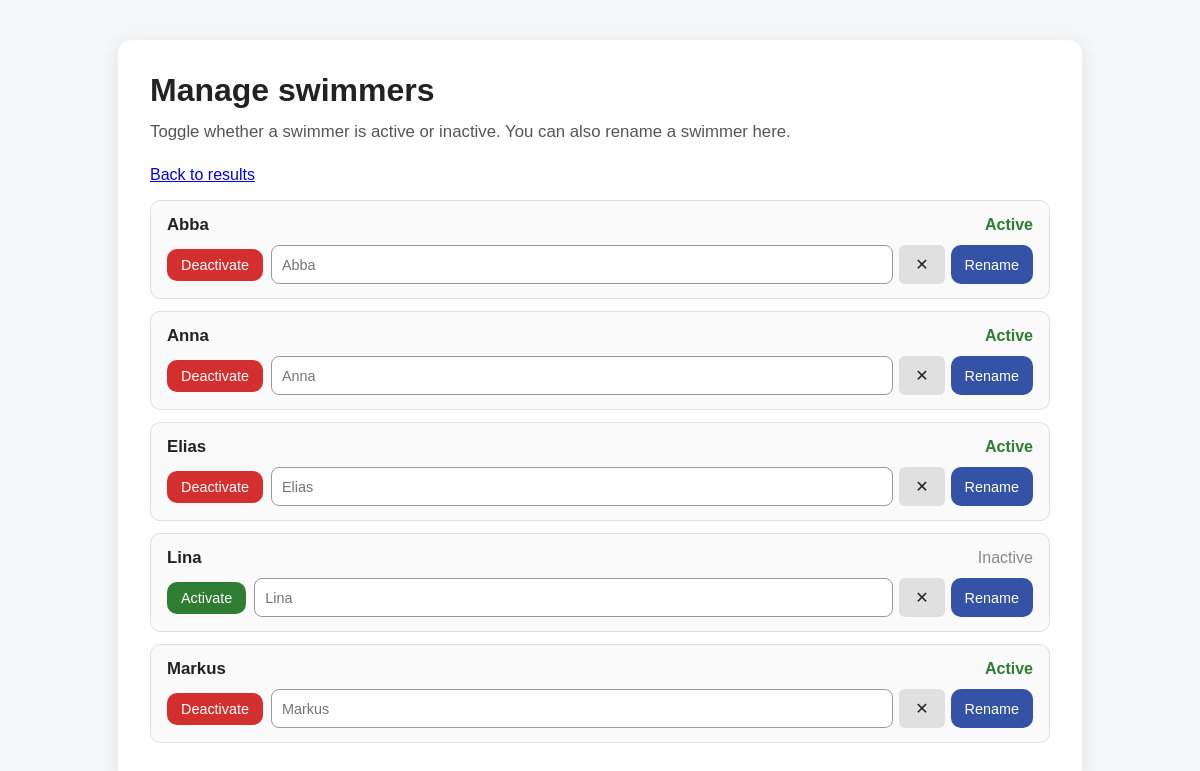
/manage-swimmers (signed in), run on the app's committed database.
### models.py (models this page shows, shortened)
class Swimmer(db.Model):
    id = db.Column(db.Integer, primary_key=True)
    name = db.Column(db.String(100), unique=True, nullable=False)
    is_active = db.Column(db.Boolean, nullable=False, default=True)
    results = db.relationship("KlockanResult", backref="swimmer", lazy=True)

### app.py (the view)
@app.route("/manage-swimmers")
@login_required
def manage_swimmers():
    swimmers = Swimmer.query.order_by(Swimmer.name).all()
    message = session.pop("manage_swimmer_message", "")
    return render_template("manage_swimmers.html", swimmers=swimmers, message=message)

### app.py (called while the page is built)
@login_manager.user_loader
def load_user(user_id):
    return User.query.get(int(user_id))

### templates/manage_swimmers.html (shortened to what this page needs)
<!DOCTYPE html>
<html lang="en">
<head>
    <link rel="stylesheet" href="{{ url_for('static', filename='style.css') }}">
</head>
<body>
    <div class="container">
        <h1>Manage swimmers</h1>
        <p class="page-subtitle">Toggle whether a swimmer is active or inactive. You can also rename a swimmer here.</p>
        <p><a href="{{ url_for('index') }}">Back to results</a></p>
        {% if swimmers %}
            <ul class="swimmer-manage-list">
                {% for swimmer in swimmers %}
                    <li class="swimmer-manage-item">
                        <div class="swimmer-manage-header">
                            <span class="swimmer-manage-name">{{ swimmer.name }}</span>
                            {% if swimmer.is_active %}
                                <span class="status-active">Active</span>
                            {% else %}
                                <span class="status-inactive">Inactive</span>
                            {% endif %}
                        </div>
                        <div class="swimmer-manage-actions">
                            <form method="POST" action="{{ url_for('toggle_swimmer_active') }}">
                                {% if swimmer.is_active %}
                                    <button type="submit" class="deactivate-button">Deactivate</button>
                                {% else %}
                                    <button type="submit" class="activate-button">Activate</button>
                                {% endif %}
                            </form>
                            <form method="POST" action="{{ url_for('rename_swimmer') }}" class="rename-form">
                                <input type="text" name="new_name" placeholder="{{ swimmer.name }}" required>
                                <button type="reset" class="secondary-button">✕</button>
                                <button type="submit" class="edit-button">Rename</button>
                            </form>
                        </div>
                    </li>
                {% endfor %}
            </ul>
        {% else %}
            <p>No swimmers found. <a href="{{ url_for('add_swimmers') }}">Add some swimmers</a> first.</p>
        {% endif %}
    </div>
</body>
</html>

### static/style.css (style rules this page uses)
body { font-family: Arial, sans-serif; background: #f4f6f8; color: #222; margin: 0; padding: 0; -webkit-text-size-adjust: 100%; text-size-adjust: 100%; overflow-y: scroll; }
.container { max-width: 1000px; margin: 40px auto; background: white; padding: 30px; border-radius: 10px; box-shadow: 0 2px 10px rgba(0, 0, 0, 0.08); }
h1, h2 { margin-top: 0; }
select, button { padding: 10px; font-size: 1rem; }
button { background: #0d47a1; color: white; border: none; border-radius: 6px; cursor: pointer; }
input, select, button { padding: 10px; font-size: 1rem; }
.next-button, .secondary-button { display: inline-block; padding: 10px 16px; background: #e0e0e0; color: #222; text-decoration: none; border-radius: 6px; }
.container { max-width: 900px; margin: 40px auto; background: white; padding: 32px; border-radius: 14px; box-shadow: 0 4px 18px rgba(0, 0, 0, 0.08); }
input, select { padding: 14px 16px; font-size: 1rem; border: 1px solid #999; border-radius: 8px; background: white; }
button { padding: 14px 18px; font-size: 1rem; border: none; border-radius: 10px; background: #3553a6; color: white; cursor: pointer; }
.page-subtitle { margin-top: -8px; margin-bottom: 24px; color: #555; font-size: 1.05rem; }
.edit-button { display: inline-block; padding: 8px 14px; font-size: 0.9rem; border-radius: 10px; text-decoration: none; background: #3553a6; color: white; }
.activate-button { background: #2e7d32; padding: 8px 14px; font-size: 0.9rem; }
.deactivate-button { background: #d32f2f; color: white; padding: 8px 14px; font-size: 0.9rem; }
.status-active { color: #2e7d32; font-weight: bold; }
.status-inactive { color: #888; }
.swimmer-manage-list { list-style: none; padding: 0; margin: 0; }
.swimmer-manage-item { border: 1px solid #e0e0e0; border-radius: 10px; padding: 14px 16px; margin-bottom: 12px; background: #fafafa; display: flex; flex-direction: column; gap: 10px; }
.swimmer-manage-header { display: flex; align-items: center; gap: 12px; }
.swimmer-manage-name { font-weight: bold; font-size: 1.05rem; flex: 1; }
.swimmer-manage-actions { display: flex; flex-wrap: wrap; gap: 8px; align-items: center; }
.rename-form { display: flex; gap: 6px; flex: 1; min-width: 0; }
.rename-form input[type="text"] { flex: 1; min-width: 0; padding: 6px 10px; font-size: 0.9rem; }

### data on the page
Swimmer: name "Abba", is_active "Active", new_name "Abba"
Swimmer: name "Anna", is_active "Active", new_name "Anna"
Swimmer: name "Elias", is_active "Active", new_name "Elias"
Swimmer: name "Lina", is_active "Inactive", new_name "Lina"
Swimmer: name "Markus", is_active "Active", new_name "Markus"
